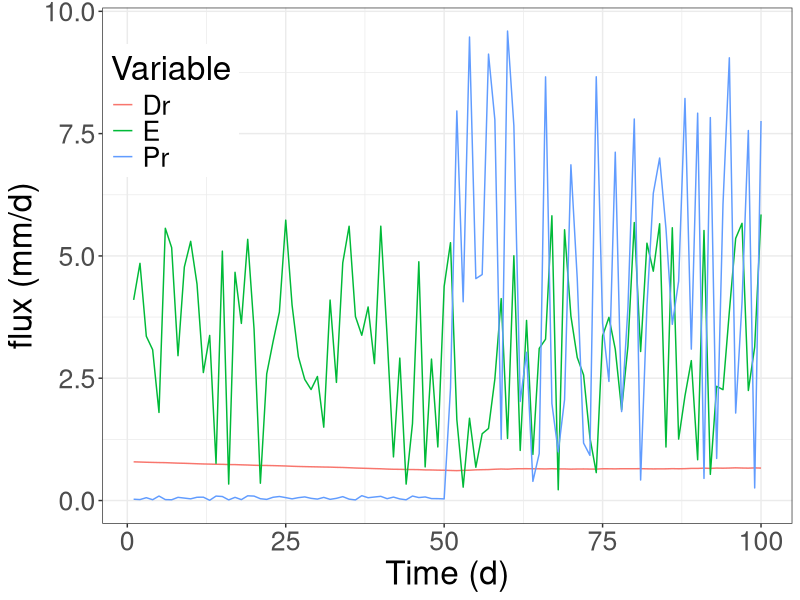
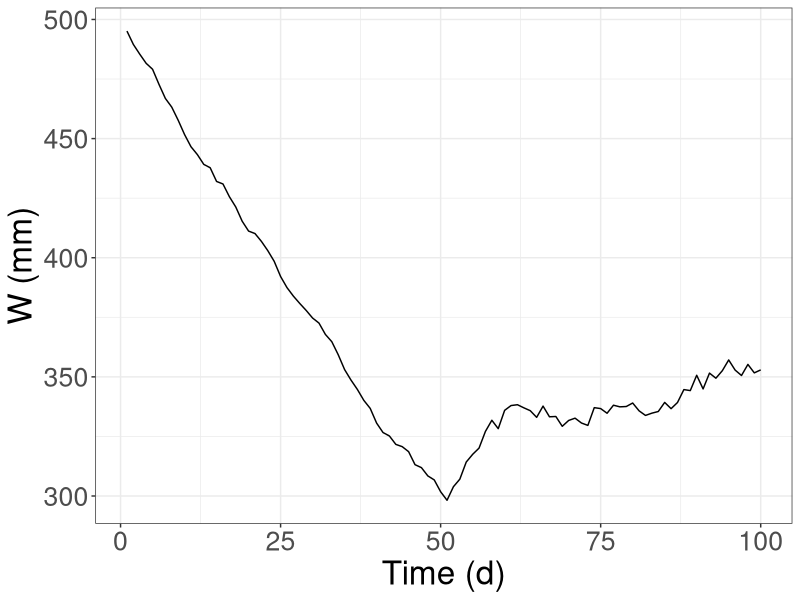

These figures' R source, in order: (Note: this script raises an error after producing the figures.)
rm(list = ls())

library(ggplot2)
library(dplyr)
library(tidyr)

# Parameters
Wmax = 800
W0 = 250
a = 1
b = 0.5

# System properties
Dz = 1000

# Timestep and number of timesteps
Delta_t = 1
N = 100

# Initialization
W <- rep(NA,N +1)
E <- Dr <- rep(NA,N)

# Forcings
Pr = c(runif(N/2,min = 0,max = 0.1),
       runif(N/2,min = 0,max = 10)) # mm dry/wet season
Ep = runif(N,min = 0,max = 6) # mm

# Initial conditions
W[1] = 500 # mm

# Resolution
for (i in seq(N)){
  Dr[i] <- a*(W[i]/Wmax)**b
  E[i] <- ifelse(W[i] < W0,Ep*(W[i]/W0),Ep[i])
  W[i+1] <- min(Dz,max(0,W[i] + Delta_t*(Pr[i] - E[i] - Dr[i])))
}

# Plotting
df <- data.frame(t = 1:N,Dr,E,W = W[2:(N+1)],Pr)
df.long <- df %>% pivot_longer(cols = c(Dr,E,W,Pr),
                               names_to = "variable",
                               values_to = "value")

A <- ggplot(data = df.long %>% dplyr::filter(variable != ("W"))) +
  geom_line(aes(x = t, y = value, col = as.factor(variable))) +
  theme_bw() +
  labs(x = "Time (d)", y = "flux (mm/d)", color = "Variable") +
  theme(legend.position = c(0.1,0.8),
        text = element_text(size = 24))

B <- ggplot(data = df.long %>% dplyr::filter(variable == ("W"))) +
  geom_line(aes(x = t, y = value)) +
  labs(x = "Time (d)", y = "W (mm)") +
  theme_bw()+ guides(color = FALSE) +
  theme(text = element_text(size = 24))

plot_grid(A,B,nrow = 2)
